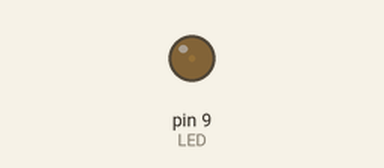
Recording of a sketch running on a simulated Arduino Uno, built with avr-gcc and run on an emulated ATmega328P. On the bench: output pins drawn as LEDs (lit = HIGH).

Above: at 0.05 s.
At 1.15 s:
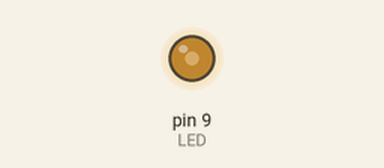
At 2.3 s:
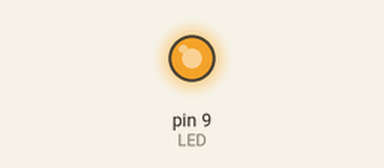
At 4.6 s:
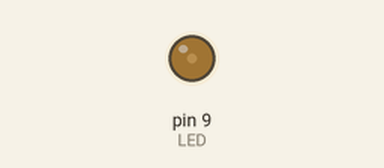
Timing chart, 0 to 7.3 s (numbered marks = the images above):
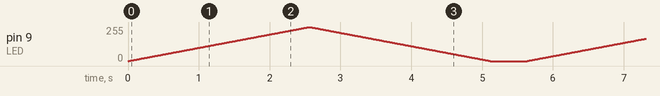

The sketch:

anlag_write_LED.ino
```cpp
#define LED 9
#define INTENS 10

void setup() {
  // put your setup code here, to run once:
  pinMode(LED, OUTPUT);
}

void loop() {
  // put your main code here, to run repeatedly:
  int i;
  // analogWrite(LED, 50);
  for(i=0;i<256;i++){
    analogWrite(LED, i);
    delay(10);
  }
  for(i=255;i>=0;i--){
    analogWrite(LED, i);
    delay(10);
  }
  delay(500);
}
```
